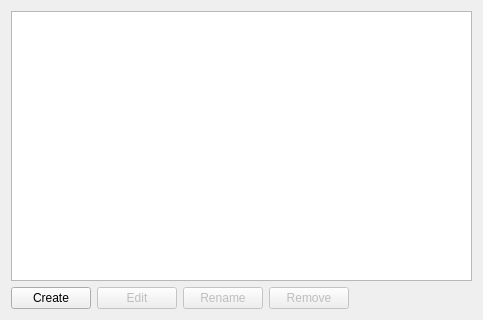
<?xml version="1.0" encoding="UTF-8"?>
<ui version="4.0">
 <class>QSSPage</class>
 <widget class="QWidget" name="QSSPage">
  <property name="geometry">
   <rect>
    <x>0</x>
    <y>0</y>
    <width>483</width>
    <height>320</height>
   </rect>
  </property>
  <property name="windowTitle">
   <string notr="true">Style Sheet Editor</string>
  </property>
  <layout class="QGridLayout" name="gridLayout">
   <item row="1" column="0">
    <widget class="QPushButton" name="createButton">
     <property name="enabled">
      <bool>true</bool>
     </property>
     <property name="text">
      <string>Create</string>
     </property>
    </widget>
   </item>
   <item row="1" column="3">
    <widget class="QPushButton" name="removeButton">
     <property name="enabled">
      <bool>false</bool>
     </property>
     <property name="text">
      <string>Remove</string>
     </property>
    </widget>
   </item>
   <item row="1" column="5">
    <spacer name="horizontalSpacer">
     <property name="orientation">
      <enum>Qt::Horizontal</enum>
     </property>
     <property name="sizeHint" stdset="0">
      <size>
       <width>189</width>
       <height>20</height>
      </size>
     </property>
    </spacer>
   </item>
   <item row="0" column="0" colspan="6">
    <widget class="QListWidget" name="qssListWidget">
     <property name="contextMenuPolicy">
      <enum>Qt::CustomContextMenu</enum>
     </property>
     <property name="alternatingRowColors">
      <bool>true</bool>
     </property>
    </widget>
   </item>
   <item row="1" column="1">
    <widget class="QPushButton" name="editButton">
     <property name="enabled">
      <bool>false</bool>
     </property>
     <property name="text">
      <string>Edit</string>
     </property>
    </widget>
   </item>
   <item row="1" column="2">
    <widget class="QPushButton" name="renameButton">
     <property name="enabled">
      <bool>false</bool>
     </property>
     <property name="text">
      <string>Rename</string>
     </property>
    </widget>
   </item>
  </layout>
 </widget>
 <tabstops>
  <tabstop>qssListWidget</tabstop>
  <tabstop>createButton</tabstop>
  <tabstop>editButton</tabstop>
  <tabstop>renameButton</tabstop>
  <tabstop>removeButton</tabstop>
 </tabstops>
 <resources/>
 <connections/>
</ui>
